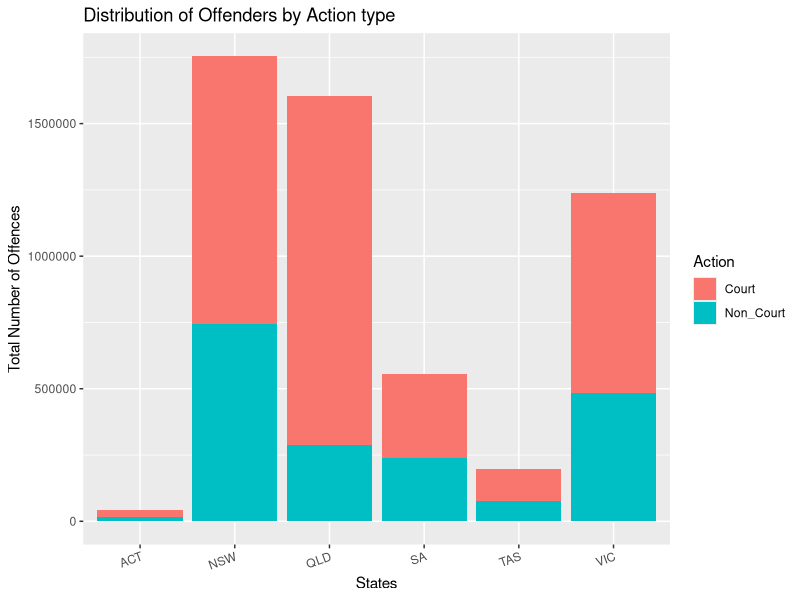

This figure's R source:
## ---- chunk 1
knitr::opts_chunk$set(echo = FALSE, cache=TRUE, messages=FALSE, warning=FALSE)
# Make sure you have the latest versions of rmarkdown and bookdown installed
library(ggplot2)
## ---- chunk 2
library(tidyverse)
library(readxl)
library(dplyr)
library(readr)
## ---- chunk 3
NSW <- read_excel(here::here("data/5. police proceedings, selected states and territories.xls"), 
                      sheet = 2, range = "A6:L39") %>% 
  dplyr::filter(!is.na(`Principal offence`))
NSW$`2008–09` =as.double(NSW$`2008–09`)
NSW <- NSW[-16,]
NSW <- NSW %>% mutate(Action = c(rep("Court",15),rep("Non_Court",15)))
NSW$States <- "NSW"

NSW <- NSW %>%  pivot_longer(cols = `2008–09`:`2018–19`,
               names_to = "Year", 
               values_to = "Cases") %>%
   mutate(Year = year(as.Date(Year, "%Y")))

VIC <- read_excel(here::here("data/5. police proceedings, selected states and territories.xls"), 
                      sheet = 3, range = "A6:L39") %>% 
  dplyr::filter(!is.na(`Principal offence`))
VIC$`2008–09` =as.double(VIC$`2008–09`)
VIC <- VIC[-16,]
VIC <- VIC %>% mutate(Action = c(rep("Court",15),rep("Non_Court",15)))
VIC$States <- "VIC"

VIC <- VIC %>%  pivot_longer(cols = `2008–09`:`2018–19`,
               names_to = "Year", 
               values_to = "Cases") %>%
   mutate(Year = year(as.Date(Year, "%Y")))

QLD <- read_excel(here::here("data/5. police proceedings, selected states and territories.xls"), 
                      sheet = 4, range = "A6:L39") %>% 
  dplyr::filter(!is.na(`Principal offence`))
QLD$`2008–09` =as.double(QLD$`2008–09`)
QLD <- QLD[-16,]
QLD <- QLD %>% mutate(Action = c(rep("Court",15),rep("Non_Court",15)))
QLD$States <- "QLD"

QLD <- QLD %>%  pivot_longer(cols = `2008–09`:`2018–19`,
               names_to = "Year", 
               values_to = "Cases") %>%
   mutate(Year = year(as.Date(Year, "%Y")))

SA <- read_excel(here::here("data/5. police proceedings, selected states and territories.xls"), 
                      sheet = 5, range = "A6:L39") %>% 
  dplyr::filter(!is.na(`Principal offence`))
SA$`2008–09` =as.double(SA$`2008–09`)
SA <- SA[-16,]
SA <- SA %>% mutate(Action = c(rep("Court",15),rep("Non_Court",15)))
SA$States <- "SA"

SA <- SA %>%  pivot_longer(cols = `2008–09`:`2018–19`,
               names_to = "Year", 
               values_to = "Cases") %>%
   mutate(Year = year(as.Date(Year, "%Y")))


TAS <- read_excel(here::here("data/5. police proceedings, selected states and territories.xls"), 
                      sheet = 6, range = "A6:L39") %>% 
  dplyr::filter(!is.na(`Principal offence`))
TAS$`2008–09` =as.double(TAS$`2008–09`)
TAS <- TAS[-16,]
TAS <- TAS %>% mutate(Action = c(rep("Court",15),rep("Non_Court",15)))
TAS$States <- "TAS"

TAS <- TAS %>%  pivot_longer(cols = `2008–09`:`2018–19`,
               names_to = "Year", 
               values_to = "Cases") %>%
   mutate(Year = year(as.Date(Year, "%Y")))


ACT <- read_excel(here::here("data/5. police proceedings, selected states and territories.xls"), 
                      sheet = 8, range = "A6:L39") %>% 
  dplyr::filter(!is.na(`Principal offence`))
ACT$`2008–09` =as.double(ACT$`2008–09`)
ACT <- ACT[-16,]
ACT <- ACT %>% mutate(Action = c(rep("Court",15),rep("Non_Court",15)))
ACT$States <- "ACT"

ACT <- ACT %>%  pivot_longer(cols = `2008–09`:`2018–19`,
               names_to = "Year", 
               values_to = "Cases") %>%
   mutate(Year = year(as.Date(Year, "%Y")))


procced <- bind_rows(NSW, VIC, QLD, SA, TAS, ACT) %>%
  dplyr::filter(!is.na(Cases))
  
## ---- chunk 4
procced %>% 
  group_by(States, Action) %>%
  summarise(Cases = sum(Cases)) %>%
  ggplot() +
  geom_col(aes(x = States,
             y= Cases,
             fill = Action)) +
  theme(axis.text.x = element_text(angle = 20, hjust = 1)) +
  ylab("Total Number of Offences") +
  xlab("States") +
  labs(title = "Distribution of Offenders by Action type")
